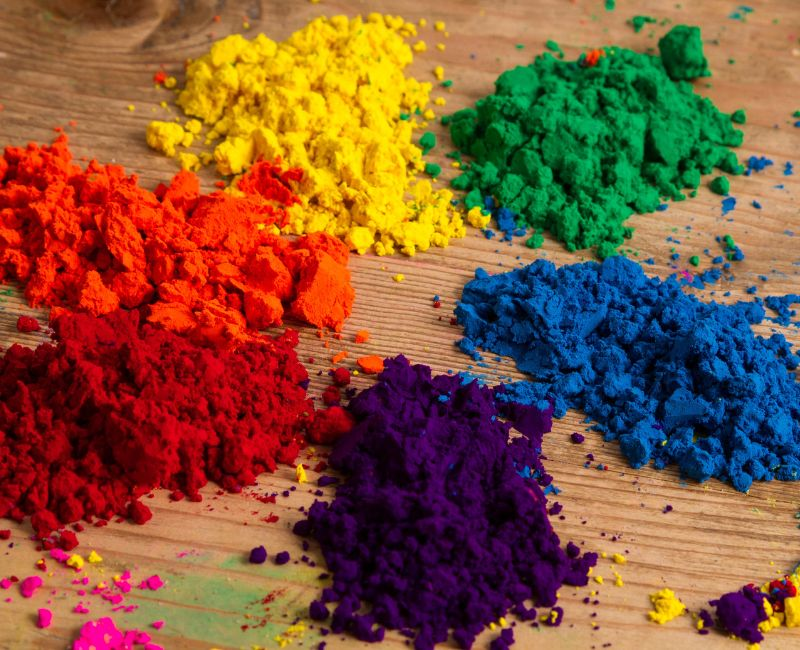
#> input picture homework_lesson_1/colors.jpg, 800 x 650 px
$ jupyter execute hw_1.ipynb
#> lines starting #> are read from the running program, lines starting #| are printed output that depends on the picture
[cell 1]
import cv2
import numpy as np
from matplotlib import pyplot as plt
plt.rcParams['figure.figsize'] = [15, 10]

# Load an image (you can freely chose any image you like)
img = cv2.imread('colors.jpg')
#> img is the input picture: shape (650, 800, 3); mean B, G, R 57.5, 85.2, 131
# Convert it to RGB
img = cv2.cvtColor(img, cv2.COLOR_BGR2RGB)
# Plot it
plt.imshow(img)

[cell 2]
# Split the image into the three colour channels
red, green, blue = cv2.split(img)
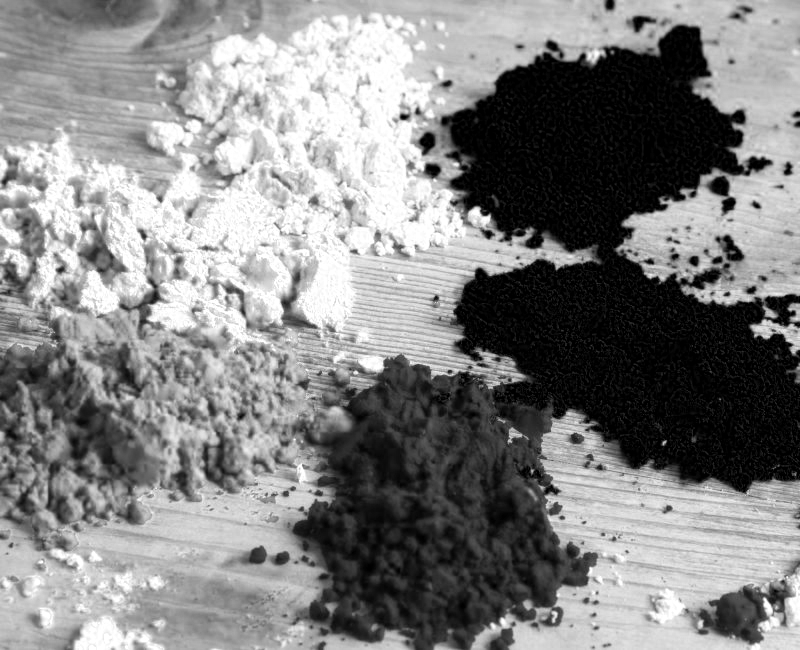
#> red: shape (650, 800); min 0, max 255, mean 131
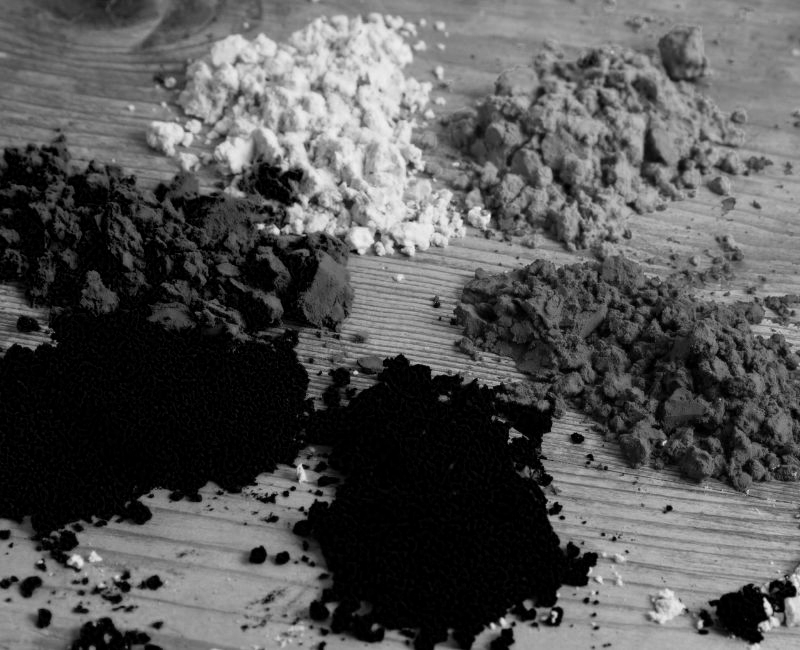
#> green: shape (650, 800); min 0, max 249, mean 85.2
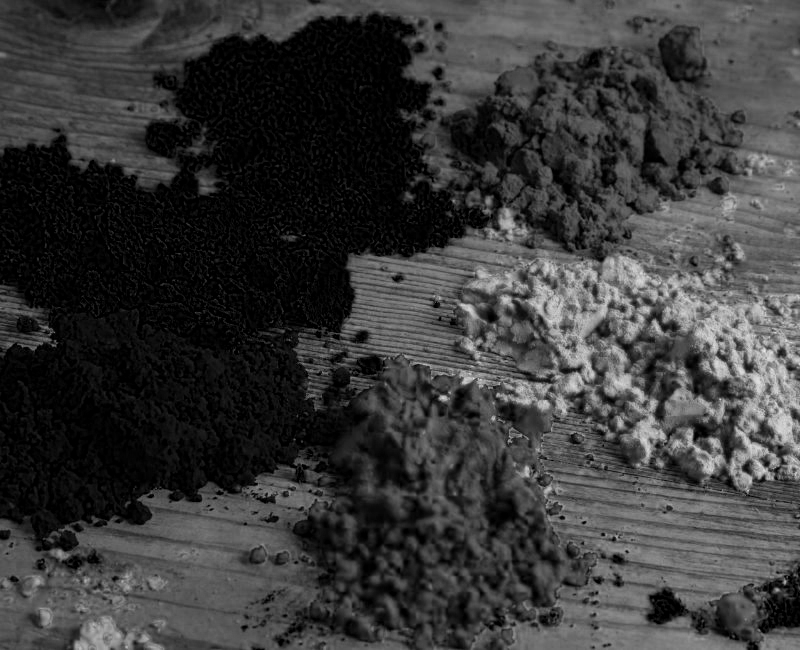
#> blue: shape (650, 800); min 0, max 234, mean 57.5

# Compose the image in the RGB colour space
img1 = cv2.merge([red, green, blue])

# Compose the image in the RBG colour space
img2 = cv2.merge([red, blue, green])
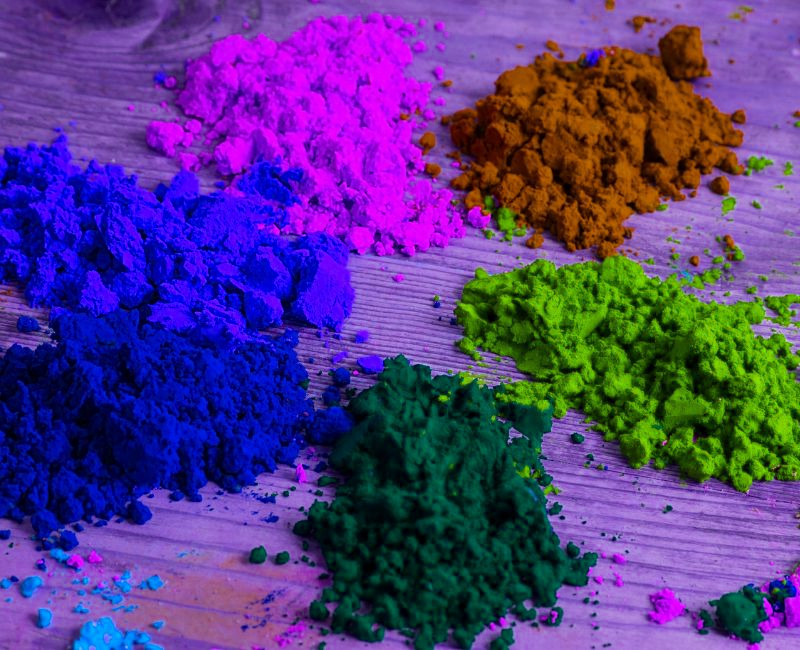
#> img2: shape (650, 800, 3); mean of channels 0, 1, 2 131, 57.5, 85.2; drawn as B, G, R

# Compose the image in the GRB colour space
img3 = cv2.merge([ green, red, blue])
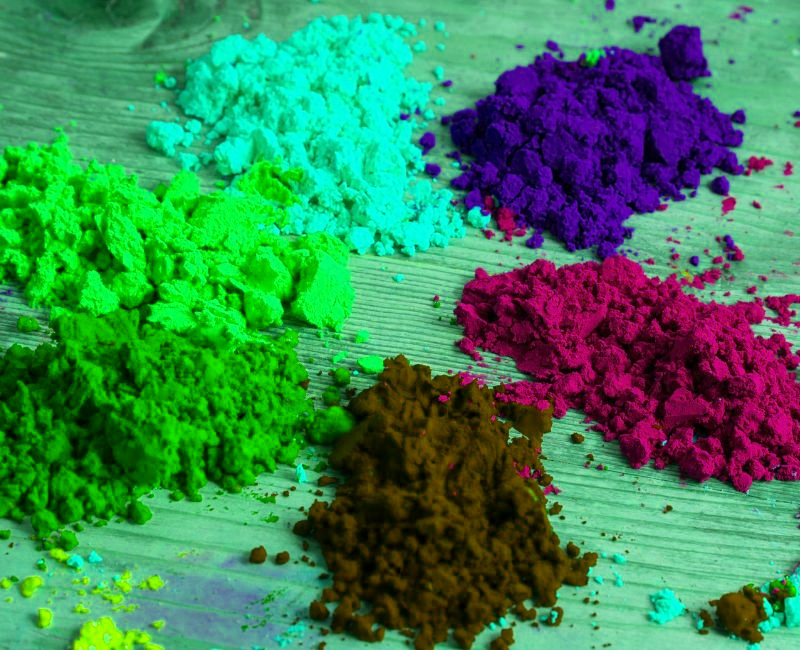
#> img3: shape (650, 800, 3); mean of channels 0, 1, 2 85.2, 131, 57.5; drawn as B, G, R

# Compose the image in the BGR colour space
img4 = cv2.merge([blue, green, red, ])

# Create the collage
out1 = np.hstack([img1, img2])
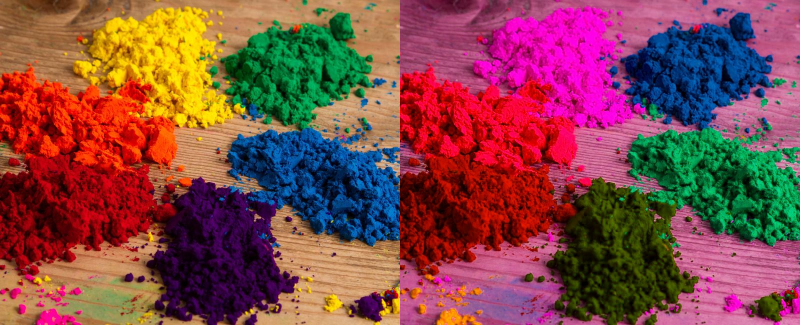
#> out1: shape (650, 1600, 3) (shown at 1/2 size); mean R, G, B 131, 71.3, 71.3
out2 = np.hstack([img3, img4])
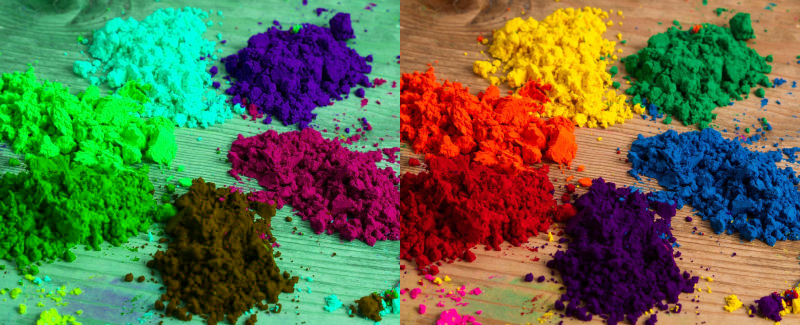
#> out2: shape (650, 1600, 3) (shown at 1/2 size); mean of channels 0, 1, 2 71.3, 108.1, 94.3; drawn as B, G, R
out = np.vstack([out1, out2])
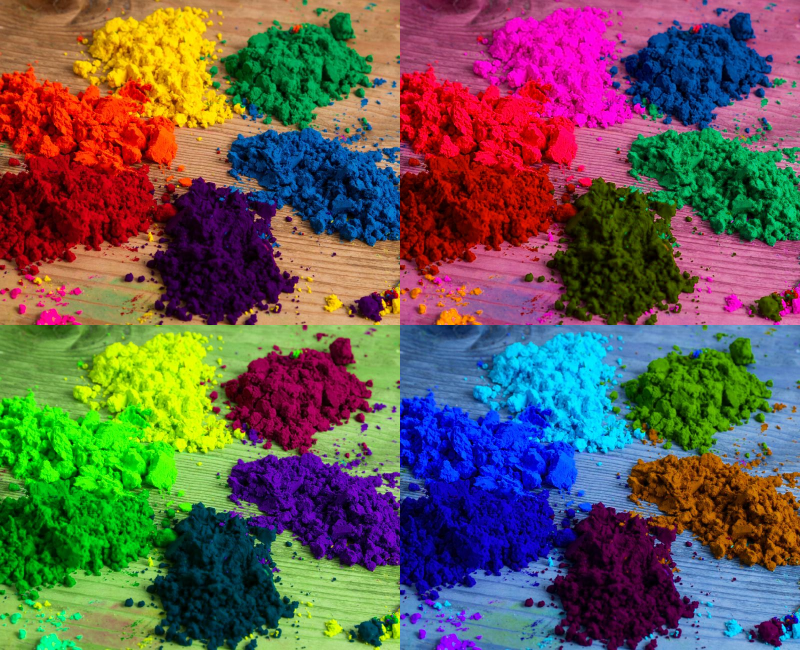
#> out: shape (1300, 1600, 3) (shown at 1/2 size); mean R, G, B 101.2, 89.7, 82.8

# Plot the collage
plt.imshow(out)
plt.axis(False)
